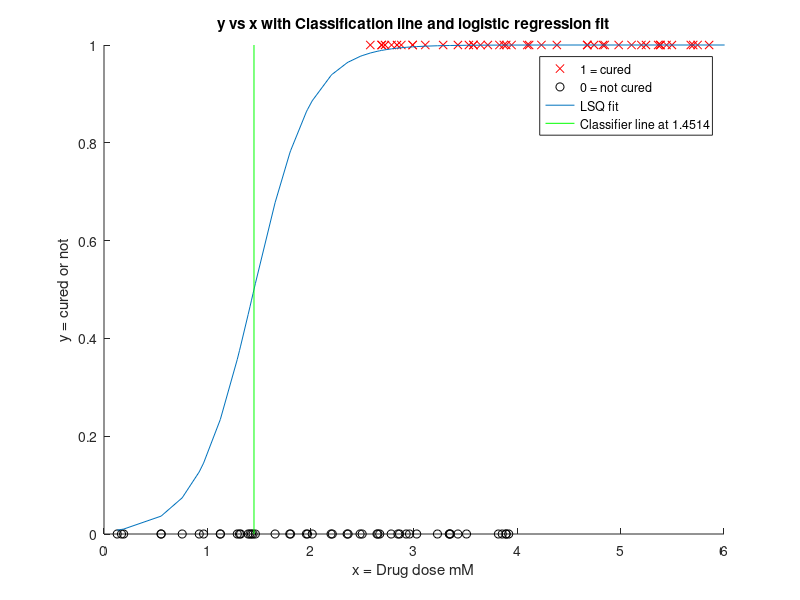
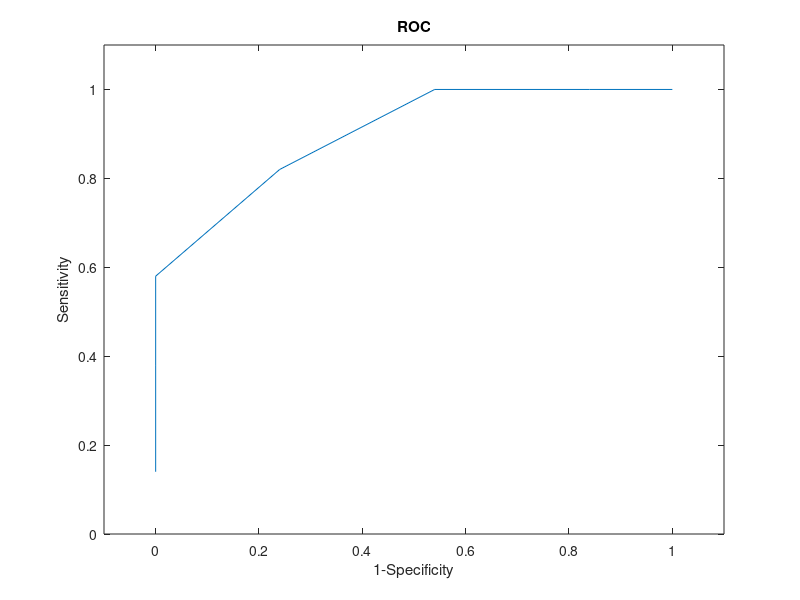

MATLAB code for these plots, in order:
%% Problem 2
close all
clear all
[x,y] = textread('Problem2_LogisticData.txt','%f%f','headerlines',1);
%beta 0 is alpha
%beta 1 is omega
alpha = 4;
omega = -4;
xk = [alpha omega]';

J1 = exp(-(alpha + omega .* x) ) ./ (1 + exp(-(alpha + omega .* x))).^2;
J2 = (x .* exp(-(alpha + omega .* x))) ./ (1 + exp(-(alpha + omega .* x))).^2;


J = [J1 J2];

model = 1 ./ (1 + exp(-(alpha + omega.*x)));


residual = y - model;

r2 = residual' * residual;


mu_start = 500;
mu_down = 50;
mu_up = 5;

deltax = inv(J'*J + mu_start.*[1 0; 0 1]) *J' * residual ;
x0 = xk - deltax ;


model2 = 1 ./ (1 + exp(-(x0(1) + x0(2).*x)));
residual2 = y - model2;

r22 = residual2' * residual2;
r22 < r2

alphatot = [xk(1) x0(1)];
omegatot = [xk(2) x0(2)];


mu = 0.1/50;


mutot = [mu_start mu];
rtotv = [r2 r22];


r2_it = 1000000000000000;
r2_baseline = r22;
m = 1;
while r2_it > r2_baseline
    
    
    Ja1 = exp(-(alphatot(2) + omegatot(2) .* x) ) ./ (1 + exp(-(alphatot(2) + omegatot(2) .* x))).^2;
    Ja2 = (x .* exp(-(alphatot(2) + omegatot(2) .* x))) ./ (1 + exp(-(alphatot(2) + omegatot(2) .* x))).^2;
    Ja = [Ja1 Ja2];
      
    deltaxa = inv(J'*J + mu.*[1 0; 0 1]) *J' * residual2;

    x1a = x0 - deltaxa;
    
    model3a = 1 ./ (1 + exp(-(x1a(1) + x1a(2) .* x)));
    
    residual3a = y - model3a;

    r2_it = residual3a' * residual3a;
   
    
   
    
    if r2_it > r2_baseline
        mu = mu * mu_up;
    end
     m = m+1
     if m == 5
        break
    end
end
    alphatota = [alphatot x1a(1)];
    omegatota = [omegatot x1a(2)];
    
if r2_it < r2_baseline
    mu = mu/mu_down;
else
    mu = mu;
end
mutot = [mutot mu];
rtotv = [rtotv r2_it];
disp('Iteration 2')
m
mu
r2_it
disp('Next Iteration')

%% Iteration 3
    
r3_it = 1000000000000000;
r2_baseline = r2_it;
m = 1;

while r3_it > r2_baseline || m == 5
    
    
    Ja1 = exp(-(alphatota(3) + omegatota(3) .* x) ) ./ (1 + exp(-(alphatota(3) + omegatota(3) .* x))).^2;
    Ja2 = (x .* exp(-(alphatota(3) + omegatota(3) .* x))) ./ (1 + exp(-(alphatota(3) + omegatota(3) .* x))).^2;
    Ja = [Ja1 Ja2];
      
    deltaxa = inv(J'*J + mu.*[1 0; 0 1]) *J' * residual3a;

    x2a = x1a - deltaxa;
    
    model4a = 1 ./ (1 + exp(-(x2a(1) + x2a(2) .* x)));
    
    residual4a = y - model4a;

    r3_it = residual4a' * residual4a; 
    
   
    
    if r3_it > r2_baseline
        mu = mu * mu_up;
    end
     m = m+1
     if m == 5
        break
    end
end
    alphatota = [alphatota x2a(1)];
    omegatota = [omegatota x2a(2)];
    
if r3_it < r2_baseline
    mu = mu/mu_down;
else
    mu = mu;
end
mutot = [mutot mu];
rtotv = [rtotv r3_it];
disp('Iteration 3')
m
mu
r3_it
disp('Next Iteration')

%% Iteration 4
    
r4_it = 1000000000000000;
r3_baseline = r3_it;
m = 1;

while r4_it > r3_baseline
    
    
    Ja1 = exp(-(alphatota(4) + omegatota(4) .* x) ) ./ (1 + exp(-(alphatota(4) + omegatota(4) .* x))).^2;
    Ja2 = (x .* exp(-(alphatota(4) + omegatota(4) .* x))) ./ (1 + exp(-(alphatota(4) + omegatota(4) .* x))).^2;
    Ja = [Ja1 Ja2];
      
    deltaxa = inv(J'*J + mu.*[1 0; 0 1]) *J' * residual4a;

    x3a = x2a - deltaxa;
    
    model5a = 1 ./ (1 + exp(-(x3a(1) + x3a(2) .* x)));
    
    residual5a = y - model5a;

    r4_it = residual5a' * residual5a; 
    
   
    
    if r4_it > r3_baseline
        mu = mu * mu_up;
    end
    
     m = m+1
    if m == 5
        break
    end
end
    alphatota = [alphatota x3a(1)];
    omegatota = [omegatota x3a(2)];
    
if r4_it < r3_baseline
    mu = mu/mu_down;
else
    mu = mu;
end
mutot = [mutot mu];
rtotv = [rtotv r4_it];
disp('Iteration 4')
m
mu
r4_it
disp('Next Iteration')


%% Iteration 5


r5_it = 1000000000000000;
r4_baseline = r4_it;
m = 1;

while r5_it > r4_baseline
    
    
    Ja1 = exp(-(alphatota(5) + omegatota(5) .* x) ) ./ (1 + exp(-(alphatota(5) + omegatota(5) .* x))).^2;
    Ja2 = (x .* exp(-(alphatota(5) + omegatota(5) .* x))) ./ (1 + exp(-(alphatota(5) + omegatota(5) .* x))).^2;
    Ja = [Ja1 Ja2];
      
    deltaxa = inv(J'*J + mu.*[1 0; 0 1]) *J' * residual5a;

    x4a = x3a - deltaxa;
    
    model6a = 1 ./ (1 + exp(-(x4a(1) + x4a(2) .* x)));
    
    residual6a = y - model6a;

    r5_it = residual6a' * residual6a; 
    
   
    
    if r5_it > r4_baseline
        mu = mu * mu_up;
    end
    
     m = m+1
    if m == 5
        break
    end
end
    alphatota = [alphatota x4a(1)];
    omegatota = [omegatota x4a(2)];
    
if r5_it < r4_baseline
    mu = mu/mu_down;
else
    mu = mu;
end

mutot = [mutot mu];
rtotv = [rtotv r5_it];
disp('Iteration 5')
m
mu
r5_it
disp('Next Iteration')

%% Iteration 6


r6_it = 1000000000000000;
r5_baseline = r5_it;
m = 1;

while r6_it > r5_baseline
    
    
    Ja1 = exp(-(alphatota(6) + omegatota(6) .* x) ) ./ (1 + exp(-(alphatota(6) + omegatota(6) .* x))).^2;
    Ja2 = (x .* exp(-(alphatota(6) + omegatota(6) .* x))) ./ (1 + exp(-(alphatota(6) + omegatota(6) .* x))).^2;
    Ja = [Ja1 Ja2];
      
    deltaxa = inv(J'*J + mu.*[1 0; 0 1]) *J' * residual6a;

    x5a = x4a - deltaxa;
    
    model7a = 1 ./ (1 + exp(-(x5a(1) + x5a(2) .* x)));
    
    residual7a = y - model7a;

    r6_it = residual7a' * residual7a; 
    
   
    
    if r6_it > r5_baseline
        mu = mu * mu_up;
    end
    
     m = m+1
    if m == 5
        break
    end
end
    alphatota = [alphatota x5a(1)];
    omegatota = [omegatota x5a(2)];
    
if r6_it < r5_baseline
    mu = mu/mu_down;
else
    mu = mu;
end
mutot = [mutot mu];
rtotv = [rtotv r6_it];
disp('Iteration 6')
m
mu
r6_it
disp('Next Iteration')

%% Iteration 7


r7_it = 1000000000000000;
r6_baseline = r6_it;
m = 1;

while r7_it > r6_baseline
    
    
    Ja1 = exp(-(alphatota(7) + omegatota(7) .* x) ) ./ (1 + exp(-(alphatota(7) + omegatota(7) .* x))).^2;
    Ja2 = (x .* exp(-(alphatota(7) + omegatota(7) .* x))) ./ (1 + exp(-(alphatota(7) + omegatota(7) .* x))).^2;
    Ja = [Ja1 Ja2];
      
    deltaxa = inv(J'*J + mu.*[1 0; 0 1]) *J' * residual7a;

    x6a = x5a - deltaxa;
    
    model8a = 1 ./ (1 + exp(-(x6a(1) + x6a(2) .* x)));
    
    residual8a = y - model8a;

    r7_it = residual8a' * residual8a; 
    
   
    
    if r7_it > r6_baseline
        mu = mu * mu_up;
    end
    
     m = m+1
    if m == 5
        break
    end
end
    alphatota = [alphatota x6a(1)];
    omegatota = [omegatota x6a(2)];
    
if r7_it < r6_baseline
    mu = mu/mu_down;
else
    mu = mu;
end

mutot = [mutot mu];
rtotv = [rtotv r7_it];
disp('Iteration 7')
m
mu
r7_it
disp('Next Iteration')

%% Iteration 8


r8_it = 1000000000000000;
r7_baseline = r7_it;
m = 1;

while r8_it > r7_baseline
    
    
    Ja1 = exp(-(alphatota(8) + omegatota(8) .* x) ) ./ (1 + exp(-(alphatota(8) + omegatota(8) .* x))).^2;
    Ja2 = (x .* exp(-(alphatota(8) + omegatota(8) .* x))) ./ (1 + exp(-(alphatota(8) + omegatota(8) .* x))).^2;
    Ja = [Ja1 Ja2];
      
    deltaxa = inv(J'*J + mu.*[1 0; 0 1]) *J' * residual8a;

    x7a = x6a - deltaxa;
    
    model9a = 1 ./ (1 + exp(-(x7a(1) + x7a(2) .* x)));
    
    residual9a = y - model9a;

    r8_it = residual9a' * residual9a; 
    
   
    
    if r8_it > r7_baseline
        mu = mu * mu_up;
    end
    
     m = m+1
    if m == 5
        break
    end
end
    alphatota = [alphatota x7a(1)];
    omegatota = [omegatota x7a(2)];
    
if r8_it < r7_baseline
    mu = mu/mu_down;
else
    mu = mu;
end

mutot = [mutot mu];
rtotv = [rtotv r8_it];
disp('Iteration 8')
m
mu
r8_it
disp('Next Iteration')

%% Iteration 9


r9_it = 1000000000000000;
r8_baseline = r8_it;
m = 1;

while r9_it > r8_baseline
    
    
    Ja1 = exp(-(alphatota(9) + omegatota(9) .* x) ) ./ (1 + exp(-(alphatota(9) + omegatota(9) .* x))).^2;
    Ja2 = (x .* exp(-(alphatota(9) + omegatota(9) .* x))) ./ (1 + exp(-(alphatota(9) + omegatota(9) .* x))).^2;
    Ja = [Ja1 Ja2];
      
    deltaxa = inv(J'*J + mu.*[1 0; 0 1]) *J' * residual9a;

    x8a = x7a - deltaxa;
    
    model10a = 1 ./ (1 + exp(-(x8a(1) + x8a(2) .* x)));
    
    residual10a = y - model10a;

    r9_it = residual10a' * residual10a; 
    
   
    
    if r9_it > r8_baseline
        mu = mu * mu_up;
    end
    
     m = m+1
    if m == 5
        break
    end
end
    alphatota = [alphatota x8a(1)];
    omegatota = [omegatota x8a(2)];
    
if r9_it < r8_baseline
    mu = mu/mu_down;
else
    mu = mu;
end

mutot = [mutot mu];
rtotv = [rtotv r9_it];
disp('Iteration 9')
m
mu
r9_it
disp('Next Iteration')


%% Iteration 10


r10_it = 1000000000000000000;
r9_baseline = r9_it;
m = 1;

while r10_it > r9_baseline
    
    
    Ja1 = exp(-(alphatota(10) + omegatota(10) .* x) ) ./ (1 + exp(-(alphatota(10) + omegatota(10) .* x))).^2;
    Ja2 = (x .* exp(-(alphatota(10) + omegatota(10) .* x))) ./ (1 + exp(-(alphatota(10) + omegatota(10) .* x))).^2;
    Ja = [Ja1 Ja2];
      
    deltaxa = inv(J'*J + mu.*[1 0; 0 1]) *J' * residual10a;

    x9a = x8a - deltaxa;
    
    model11a = 1 ./ (1 + exp(-(x9a(1) + x9a(2) .* x)));
    
    residual11a = y - model11a;

    r10_it = residual11a' * residual11a; 
    
   
    
    if r10_it > r9_baseline
        mu = mu * mu_up;
    end
    
     m = m+1
    if m == 5
        break
    end
end
    alphatota = [alphatota x9a(1)];
    omegatota = [omegatota x9a(2)];
    
if r10_it < r9_baseline
    mu = mu/mu_down;
else
    mu = mu;
end

mutot = [mutot mu];
rtotv = [rtotv r10_it];
disp('Iteration 10')
m
mu
r10_it
disp('Next Iteration')

% disp('Required 10 iterations to find final values')

%% Plotting 
vertx = -alphatota(9)/omegatota(9)

yind = find(y>0,100);
yind2 = find(y<1, 100);

scatter(x(yind), y(yind),'r', 'x'); %all ones
hold on
scatter(x(yind2),y(yind2),'k', 'o');

hold on


fp = flip(model9a);
plot(x,-model9a+1)



hold on


line([vertx vertx], [0 1], 'Color', 'g')

title('y vs x with Classification line and logistic regression fit');
xlabel('x = Drug dose mM');
ylabel('y = cured or not');
legend('1 = cured', '0 = not cured', 'LSQ fit', 'Classifier line at 1.4514')
xlim([0 6])
%% Sensitivity and specificity
%we know that there are 50 positives, 50 neg

xind1 = find(x(yind) > vertx, 50);
tp = length(xind1);
xind4 = find(x(yind) < vertx, 50);
fn = length(xind4);
xind2 = find(x(yind2) < vertx, 50);
tf = length(xind2);
xind3 = find(x(yind2) > vertx, 50);
fp = length(xind3);

sensitivity = tp/(tp + fn);
specificity = tf/(tf + fp);

%% ROC
%do the above for the model with x* from 0 to 6 (0 1 2 3 4 5 6)
yinda = find(y>0,100);
yind2a = find(y<1, 100);
sense = [];
spec = [];
for i = 0:6
    xind1a = find(x(yinda) > i, 50);
    tpa = length(xind1a);
    xind2a = find(x(yind2a) < i, 50);
    tfa = length(xind2a);
    xind3a = find(x(yind2a) > i, 50);
    fpa = length(xind3a);
    xind4a = find(x(yinda) < i, 50);
    fna = length(xind4a);
    
    ss = tpa/(tpa + fna);
    sp = 1 - (tfa/(tfa + fpa));
    sense = [sense ss];
    spec = [spec sp];
end

figure;
plot(spec, sense)
title('ROC')
xlabel('1-Specificity');
ylabel('Sensitivity');
ylim([0 1.1]);
xlim([-0.1 1.1]);

%% Echoing Results to Diary

diary vjprob2.txt

echo on

mutot
rtotv
beta_o = alphatota
beta_one = omegatota
sensitivity
specificity
echo off